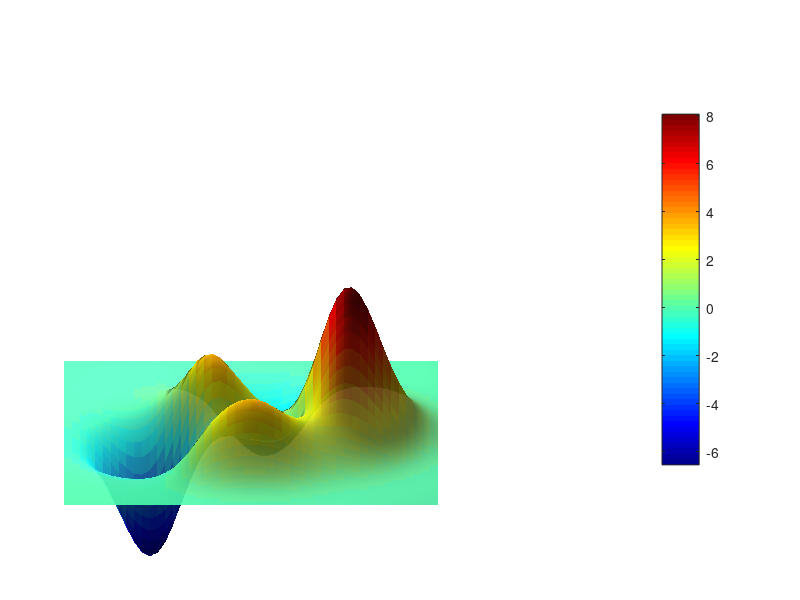

Recreate this plot in MATLAB.
%% CAMERA_ANIMATION_DEMO
% Advanced example: fly around the MATLAB "peaks" surface.
% Features:
%   - Circular camera trajectory (smooth rotation)
%   - Optional spiral (inward/outward) motion
%   - Interactive slider to control camera angle manually
%   - Lighting, colormap, and colorbar for better visualization

clc;
clear variables;
close all;

%% 1. Create the surface with enhanced visuals
figure('Name', 'Peaks Surface Camera Flyby', 'NumberTitle', 'off', 'Color', 'k');
surf(peaks, 'EdgeColor', 'none', 'FaceAlpha', 0.9);
colormap(jet);
colorbar;
axis vis3d off;          % disable automatic axis adjustment, hide axes
grid off;
title('Peaks Surface – Camera Flyby', 'Color', 'w');

% Add lighting for better depth perception
light('Position', [10, 10, 20], 'Style', 'local');
lighting gouraud;
material dull;

% Store the target (center of the surface)
target = [25, 38, 8];    % center of the peaks data
camtarget(target);

%% 2. Define a smooth camera path (circular in X‑Y, with optional Z variation)
radius = 250;            % distance from target
n_frames = 200;          % number of frames in the full loop
angles = linspace(0, 2*pi, n_frames);   % complete circle

% Camera positions: move in a circle around the target
% Option A: pure circular (constant height)
cam_x = target(1) + radius * cos(angles);
cam_y = target(2) + radius * sin(angles);
cam_z = repmat(50, size(cam_x));   % fixed height

% Option B: spiral (uncomment to use)
% cam_z = 50 + 20 * sin(angles * 2);   % up‑and‑down motion

% Precompute camera positions as a matrix
camera_positions = [cam_x; cam_y; cam_z]';

%% 3. Animation: move camera along the path
fprintf('Starting camera flyby...\n');
for i = 1:n_frames
    campos(camera_positions(i, :));
    drawnow;
    pause(0.03);        % control animation speed
end
fprintf('Flyby finished.\n');

%% 4. (Optional) Interactive slider to control camera angle manually
% Uncomment the block below to add a slider that lets you
% scrub through the camera angles manually.
%
%   slider_handle = uicontrol('Style', 'slider', ...
%                   'Min', 1, 'Max', n_frames, 'Value', 1, ...
%                   'Position', [20 20 200 20], ...
%                   'Callback', @(h,~) set(campos, camera_positions(round(get(h,'Value')),:)));
%   addlistener(slider_handle, 'Value', 'PostSet', @(~,~) drawnow);
%   fprintf('Use the slider to control camera angle.\n');
